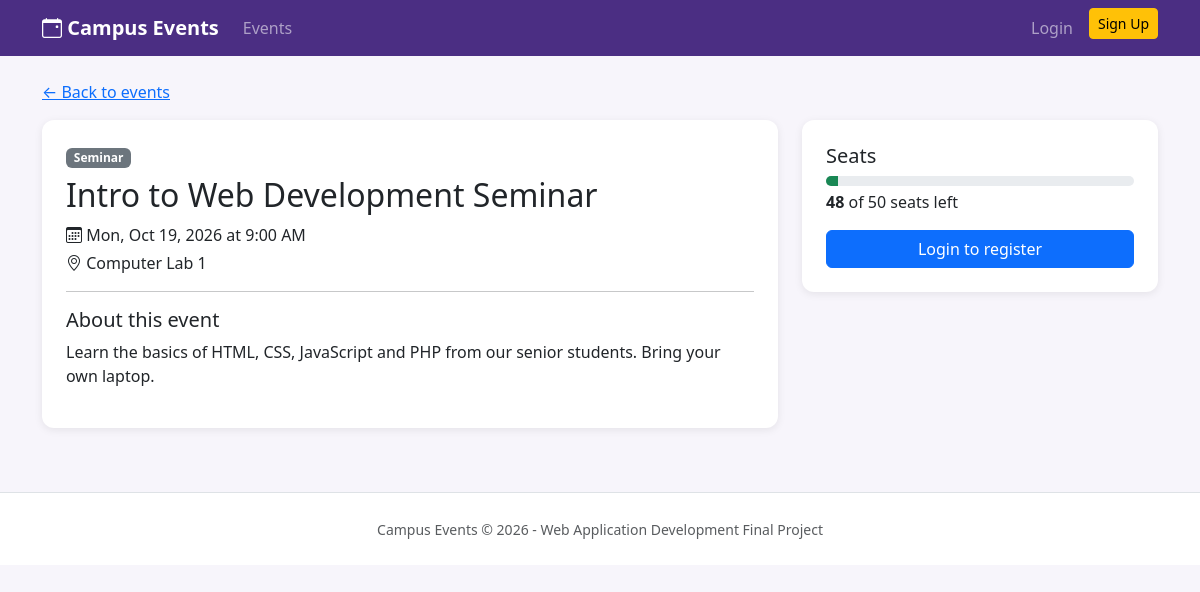
The app's page /event.php?id=1 with its own data.
### tables this page shows
CREATE TABLE events (
    id INT AUTO_INCREMENT PRIMARY KEY,
    title VARCHAR(100) NOT NULL,
    category ENUM('Seminar','Workshop','Sports','Social') NOT NULL,
    event_date DATETIME NOT NULL,
    venue VARCHAR(100) NOT NULL,
    capacity INT NOT NULL,
    description TEXT
);

### config.php (called while the page is built, shortened)
<?php
function e($text) {
    return htmlspecialchars((string) $text, ENT_QUOTES, 'UTF-8');
}
function format_date($date) {
    return date('D, M j, Y \a\t g:i A', strtotime($date));
}
function percent_full($registered, $capacity) {
    return min(100, round($registered / $capacity * 100));
}
function bar_color($percent) {
    return 'bg-success';
}

### event.php (the view, shortened to what this page needs)
<?php
require 'config.php';
$id = (int) ($_GET['id'] ?? 0);
$stmt = $db->prepare(
    'SELECT events.*,
            (SELECT COUNT(*) FROM registrations WHERE registrations.event_id = events.id) AS registered
     FROM events WHERE id = ?'
);
$stmt->execute([$id]);
$ev = $stmt->fetch(PDO::FETCH_ASSOC);
$left = $ev['capacity'] - $ev['registered'];
$percent = percent_full($ev['registered'], $ev['capacity']);
$is_past = strtotime($ev['event_date']) < time();
$already = false;
include 'header.php';
?>
<div class="container mt-4">
    <a href="index.php">&larr; Back to events</a>
    <div class="row mt-3">
        <div class="col-lg-8">
            <div class="card event-card mb-3">
                <div class="card-body p-4">
                    <span class="badge bg-secondary"><?= e($ev['category']) ?></span>
                    <h2 class="mt-2"><?= e($ev['title']) ?></h2>
                    <p class="mb-1"><i class="bi bi-calendar3"></i> <?= e(format_date($ev['event_date'])) ?></p>
                    <p><i class="bi bi-geo-alt"></i> <?= e($ev['venue']) ?></p>
                    <hr>
                    <h5>About this event</h5>
                    <p><?= nl2br(e($ev['description'])) ?></p>
                </div>
            </div>
        </div>
        <div class="col-lg-4">
            <div class="card event-card">
                <div class="card-body p-4">
                    <h5>Seats</h5>
                    <div class="progress mb-1" style="height: 10px;">
                        <div class="progress-bar <?= bar_color($percent) ?>" id="seatBar" style="width: <?= $percent ?>%"></div>
                    </div>
                    <p class="mb-3"><b id="seatsLeft"><?= max(0, $left) ?></b> of <?= $ev['capacity'] ?> seats left</p>
                    <?php if (!isset($_SESSION['user_id'])): ?>
                        <a href="login.php" class="btn btn-primary w-100">Login to register</a>
                    <?php elseif ($_SESSION['role'] == 'admin'): ?>
                        <a href="attendees.php?event_id=<?= $ev['id'] ?>" class="btn btn-outline-primary w-100">View attendees</a>
                    <?php elseif ($is_past): ?>
                        <button class="btn btn-secondary w-100" disabled>This event has ended</button>
                    <?php elseif ($already): ?>
                        <button class="btn btn-success w-100" disabled>You are registered</button>
                    <?php elseif ($left < 1): ?>
                        <button class="btn btn-secondary w-100" disabled>Fully booked</button>
                    <?php else: ?>
                        <button class="btn btn-primary w-100" id="registerBtn" data-id="<?= $ev['id'] ?>">Register now</button>
                    <?php endif; ?>
                </div>
            </div>
        </div>
    </div>
</div>
<?php include 'footer.php'; ?>

### style.css (style rules this page uses)
body { background-color: #f7f5fb; }
.event-card { border: none; border-radius: 12px; box-shadow: 0 2px 8px rgba(0, 0, 0, 0.08); }

### records on screen
events: category "Seminar", title "Intro to Web Development Seminar", event_date "Mon, Oct 19, 2026 at 9:00 AM", venue "Computer Lab 1", description "Learn the basics of HTML, CSS, JavaScript and PHP from our senior students. Bring your own laptop.", capacity "50"

### other values on screen
max(0, $left) "48"
